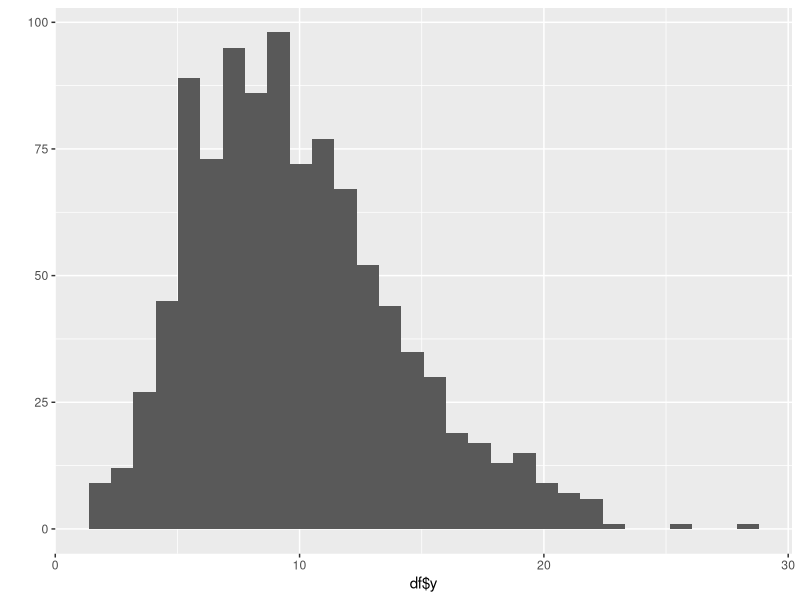
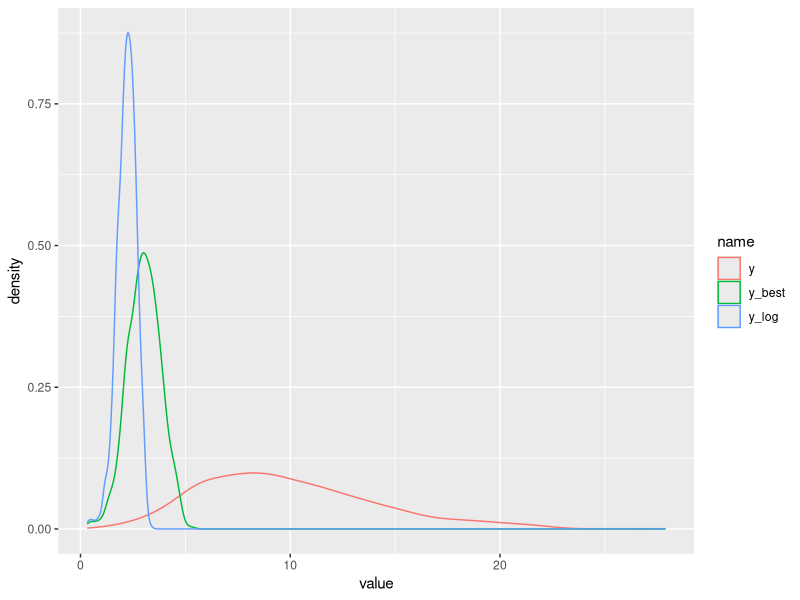

Write R code to recreate these figures, in order. (Note: this script raises an error after producing the figures.)
library(tidyverse)

# try with one sample y
df <- tibble(y = rchisq(1000, 10),
             y_log  = log(y),
             x = y + rnorm(1000, mean = 0, sd = 20),
             y_best = (y^.263 - 1)/.263)

plot_them <- function(df) {
  df %>%
    select(-x) %>%
    pivot_longer(everything()) %>%
    ggplot(aes(value, colour = name)) +
    geom_density()
}
qplot(df$y)

plot_them(df)

res <- car::boxCox(my_model)
tibble(x = res$x, y = res$y) %>%
  arrange(desc(y))



df %>%
  mutate(y_1 = (y^1 - 1)/1,
         y_01 = (y^-1 - 1)/-1,
         y_best = (y^.303 - 1)/.303) %>%
  plot_them() +
  coord_cartesian(xlim = c(-10, 10))


df %>%
  ggplot(aes(x, y)) +
  geom_point() +
  geom_smooth()
df %>%
  ggplot(aes(x, y_best)) +
  geom_point() +
  geom_smooth()

m1 <- lm(y ~ x, data = df)
m2 <- lm(y_best ~ x, data = df)

m1
m2
summary(m1)
summary(m2)


sum(m1$residuals^2)
sum(m2$residuals^2)


AIC(m1, m2)


